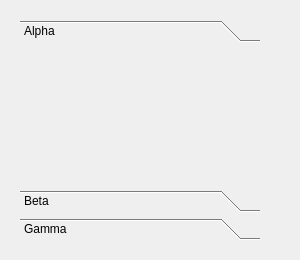
<?xml version="1.0" encoding="UTF-8"?>
<ui version="4.0">
 <class>ToolBoxForm</class>
 <widget class="QWidget" name="ToolBoxForm">
  <property name="geometry"><rect><x>0</x><y>0</y><width>300</width><height>260</height></rect></property>
  <widget class="QToolBox" name="box">
   <property name="geometry"><rect><x>20</x><y>20</y><width>240</width><height>220</height></rect></property>
   <widget class="QWidget" name="pageA"><attribute name="label"><string>Alpha</string></attribute></widget>
   <widget class="QWidget" name="pageB"><attribute name="label"><string>Beta</string></attribute></widget>
   <widget class="QWidget" name="pageC"><attribute name="label"><string>Gamma</string></attribute></widget>
  </widget>
 </widget>
 <resources/>
 <connections/>
</ui>
